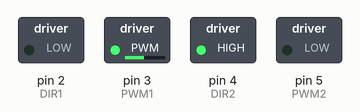
Bench run of a sketch on a simulated Arduino Mega 2560, built with avr-gcc and run on an emulated ATmega2560. Shown: switched loads named in the sketch (green lamp = pin HIGH). What the sketch prints to the serial monitor is not drawn.

Above: at 0.12 s.
At 0.6 s:
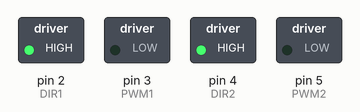
Timing chart, 0 to 2.1 s (numbered marks = the images above):
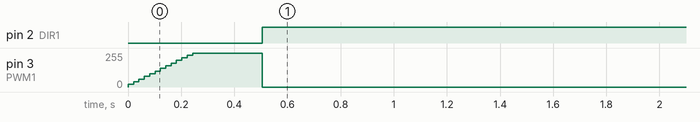

The sketch:

rc_drive.ino
```cpp
/**
 * rc_drive.ino — Remote Mower V3
 * RC control via Flysky FS-iA6B receiver (iBUS protocol)
 * Target: Arduino UNO Q (STM32U585 MCU)
 * Rev 1.1 · 2026-03-21
 *
 * Wiring:
 *   FS-iA6B iBUS port  →  D0 (Serial1 RX)
 *   FS-iA6B VCC        →  5V (from buck converter)
 *   FS-iA6B GND        →  GND
 *   Cytron MDD10A DIR1 →  D2
 *   Cytron MDD10A PWM1 →  D3  [left motor]
 *   Cytron MDD10A DIR2 →  D4
 *   Cytron MDD10A PWM2 →  D5  [right motor]
 *
 * Channel mapping (FS-i6X):
 *   CH1 = right stick horizontal → rudder (turn left/right)  [spring-centered]
 *   CH2 = right stick vertical   → throttle (forward/back)   [spring-centered]
 *   CH5 = SWA switch             → kill switch (UP=kill, DOWN=armed) [optional]
 *
 * Right stick is spring-centered on both axes — releasing it snaps to 1500
 * (center = stop), acting as a natural emergency stop. No startup procedure needed.
 *
 * Note: Left stick vertical (CH3) is ratcheted/detented on Mode 2 transmitters
 * and holds position when released — NOT suitable as throttle for a ground vehicle.
 */

// ── Pin definitions ────────────────────────────────────────────────────────
#define DIR1  2   // Left motor direction
#define PWM1  3   // Left motor speed (PWM)
#define DIR2  4   // Right motor direction
#define PWM2  5   // Right motor speed (PWM)

// ── iBUS config ────────────────────────────────────────────────────────────
#define IBUS_BAUD       115200
#define IBUS_PACKET_LEN 32
#define IBUS_HEADER1    0x20
#define IBUS_HEADER2    0x40
#define NUM_CHANNELS    14    // FS-iA6B supports up to 14 channels via iBUS

// ── Control config ─────────────────────────────────────────────────────────
 #define CH_THROTTLE     1     // CH2 (0-indexed: CH2 = index 1) — right stick vertical, spring-centered
 #define CH_RUDDER       0     // CH1 (0-indexed: CH1 = index 0) — right stick horizontal, spring-centered
// #define CH_THROTTLE     2     // back to CH3
// #define CH_RUDDER       3     // back to CH4


#define CH_KILL         -1    // Kill switch disabled — right stick self-centers to zero
#define KILL_THRESHOLD  1500  // (unused)
#define RC_MIN          1000
#define RC_MID          1500
#define RC_MAX          2000
#define DEADBAND        30    // ±30 units around center (out of ±255)
#define MAX_SPEED       255
#define RAMP_STEP       20    // Max speed change per loop iteration
#define WATCHDOG_MS     500   // Stop motors if no packet for 500ms

// ── State ──────────────────────────────────────────────────────────────────
uint16_t channels[NUM_CHANNELS];
uint8_t  ibusBuffer[IBUS_PACKET_LEN];
uint8_t  bufIdx = 0;
unsigned long lastPacketMs = 0;

int currentLeft  = 0;
int currentRight = 0;

// ── Setup ──────────────────────────────────────────────────────────────────
void setup() {
  pinMode(DIR1, OUTPUT);
  pinMode(PWM1, OUTPUT);
  pinMode(DIR2, OUTPUT);
  pinMode(PWM2, OUTPUT);

  // Start with motors stopped
  setMotor(DIR1, PWM1, 0);
  setMotor(DIR2, PWM2, 0);

  // iBUS on Serial1 (hardware UART, D0=RX)
  Serial1.begin(IBUS_BAUD);

  // Debug output on USB Serial (optional — comment out to save flash)
  Serial.begin(115200);
  Serial.println("RC Drive V3 ready — waiting for iBUS...");
}

// ── Main loop ──────────────────────────────────────────────────────────────
void loop() {
  //debug
  // Serial.print("L:"); Serial.print(currentLeft);
  // Serial.print(" R:"); Serial.println(currentRight);


  // Read incoming iBUS bytes
  while (Serial1.available()) {
    uint8_t b = Serial1.read();
    ibusBuffer[bufIdx++] = b;
// debug
// Serial.print("byte: "); Serial.println(b, HEX);
    // Sync on header bytes
    if (bufIdx == 1 && b != IBUS_HEADER1) { bufIdx = 0; continue; }
    if (bufIdx == 2 && b != IBUS_HEADER2) { bufIdx = 0; continue; }

    // Full packet received
    if (bufIdx == IBUS_PACKET_LEN) {
      if (verifyChecksum()) {
        parseChannels();


        lastPacketMs = millis();
        // debug
//Serial.print("CH1="); Serial.print(channels[0]);
//Serial.print(" CH2="); Serial.print(channels[1]);
//Serial.print(" CH3="); Serial.print(channels[2]);
//Serial.print(" CH4="); Serial.println(channels[3]);
      }
      bufIdx = 0;
    }
  }

  // Watchdog: stop motors if signal lost
  if (millis() - lastPacketMs > WATCHDOG_MS) {
    currentLeft  = rampToward(currentLeft,  0);
    currentRight = rampToward(currentRight, 0);
    setMotor(DIR1, PWM1, currentLeft);
    setMotor(DIR2, PWM2, currentRight);
    return;
  }

  // Right stick is now the sole safety (spring-centered). Kill switch removed for simplicity.

  // Map RC channels to drive commands
  int throttle = rcToSpeed(channels[CH_THROTTLE]);
  int rudder   = rcToSpeed(channels[CH_RUDDER]);

  // Apply deadband
  throttle = applyDeadband(throttle);
  rudder   = applyDeadband(rudder);

  // Differential mixing
  int targetLeft  = constrain(throttle + rudder, -MAX_SPEED, MAX_SPEED);
  int targetRight = constrain(throttle - rudder, -MAX_SPEED, MAX_SPEED);

  // Ramp toward target (smooth acceleration)
  currentLeft  = rampToward(currentLeft,  targetLeft);
  currentRight = rampToward(currentRight, targetRight);

  setMotor(DIR1, PWM1, currentLeft);
  setMotor(DIR2, PWM2, currentRight);

  delay(20);  // ~50Hz loop
}

// ── iBUS parsing ───────────────────────────────────────────────────────────

/**
 * Verify iBUS checksum.
 * Checksum = 0xFFFF - sum of first 30 bytes
 */
bool verifyChecksum() {
  uint16_t sum = 0;
  for (int i = 0; i < IBUS_PACKET_LEN - 2; i++) {
    sum += ibusBuffer[i];
  }
  uint16_t checksum = 0xFFFF - sum;
  uint16_t received = ibusBuffer[IBUS_PACKET_LEN - 2] |
                      (ibusBuffer[IBUS_PACKET_LEN - 1] << 8);
  return checksum == received;
}

/**
 * Parse 14 channel values from verified iBUS packet.
 * Each channel is 2 bytes, little-endian, starting at byte 2.
 */
void parseChannels() {
  for (int i = 0; i < NUM_CHANNELS; i++) {
    channels[i] = ibusBuffer[2 + i * 2] | (ibusBuffer[3 + i * 2] << 8);
  }
}

// ── Control math ───────────────────────────────────────────────────────────

/**
 * Map RC channel value (1000–2000) to motor speed (-255 to 255).
 */
int rcToSpeed(uint16_t rcVal) {
  rcVal = constrain(rcVal, RC_MIN, RC_MAX);
  return map(rcVal, RC_MIN, RC_MAX, -MAX_SPEED, MAX_SPEED);
}

/**
 * Apply deadband around zero. Values within ±deadband become 0.
 */
int applyDeadband(int val) {
  if (abs(val) < DEADBAND) return 0;
  return val;
}

/**
 * Ramp current value toward target by at most RAMP_STEP per call.
 */
int rampToward(int current, int target) {
  int diff = target - current;
  if (abs(diff) <= RAMP_STEP) return target;
  return current + (diff > 0 ? RAMP_STEP : -RAMP_STEP);
}

// ── Motor output ───────────────────────────────────────────────────────────

/**
 * Drive a Cytron MDD10A motor channel.
 * speed: -255 (full reverse) to 255 (full forward), 0 = stop
 */
void setMotor(int dirPin, int pwmPin, int speed) {
  if (speed >= 0) {
    digitalWrite(dirPin, HIGH);
    analogWrite(pwmPin, speed);
  } else {
    digitalWrite(dirPin, LOW);
    analogWrite(pwmPin, -speed);
  }
}
```

Measured:
- by itself, pin 2 (DIR1): LOW → HIGH at 0.51 s
- by itself, pin 3 (PWM1): rises from 0/255 to 255/255 in 0.24 s, then falls to 0/255 in 0.26 s
